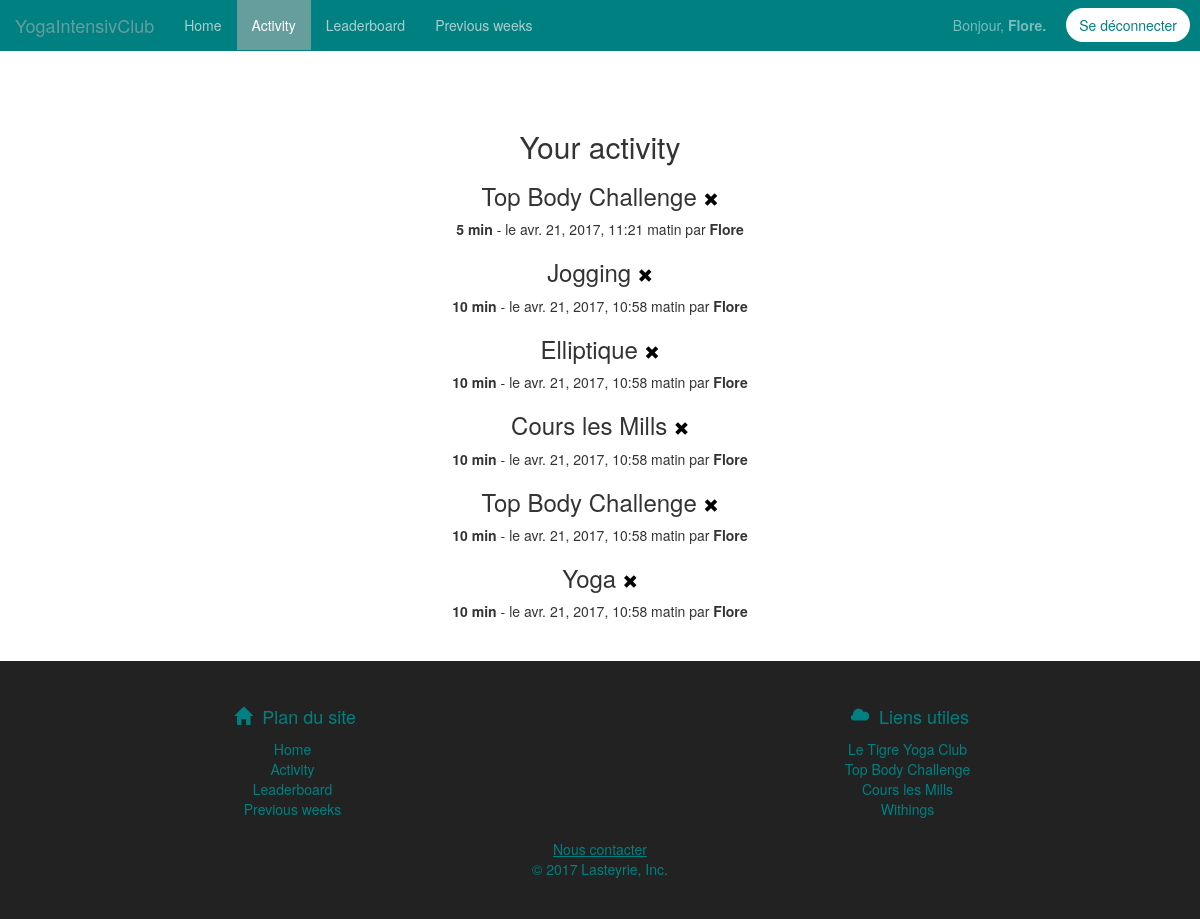
Screenshot of /activity/ (signed in) with the database file from the repository.
### yoga/models.py (models this page shows)
class Activity(models.Model):
    SPORTS = [("Yoga", "Yoga"),
              ("Top Body Challenge", "Top Body Challenge"),
              ("Cours les Mills", "Cours les Mills"),
              ("Elliptique", "Elliptique"),
              ("Jogging", "Jogging")]
    sport = models.CharField(max_length=10, choices= SPORTS)
    durée = models.IntegerField()
    date = models.DateTimeField(auto_now_add=True, auto_now=False)
    user = models.ForeignKey(User, null = True)

### yoga/views.py (the view)
# urls.py: url(r'^activity/$', views.activity),
def activity(request):
    if not request.user.is_authenticated:
        return redirect("/login")
    activité = Activity.objects.all().order_by("-date")
    return render(request, "activity.html", {'activitées': activité})

### yoga/templates/activity.html (shortened to what this page needs)
{% extends "base.html" %}
{% load static %}
{% block navbar %}
    <li><a href="/">Home</a></li>
    <li class="active"><a href="/activity">Activity</a></li>
    <li><a href="/leaderboard">Leaderboard</a></li>
    <li><a href="/previousweeks">Previous weeks</a></li>
{% endblock %}
{% block content %}
	<div class="col-md-10 col-md-offset-1" style="text-align: center;">
		<br /><br />
		<h2> Your activity </h2>
		{% for activité in activitées %}
			<h3>{{ activité.sport }}
                {%  if request.user == activité.user %}
                    <a href="/suppr_activity/{{ activité.id }}" id="suppr">
                        <span class="glyphicon glyphicon-remove" style="color: black; font-size: 15px;"></span>
                    </a>
                {%  endif %}
            </h3>
            <p><strong>{{  activité.durée }} min</strong> - le {{ activité.date }} par  <strong>{{ activité.user.first_name }}</strong></p>
		{% empty %}
		<p> No activity .. </p>
		{% endfor %}
	</div>
{% endblock %}

### yoga/templates/base.html (shortened to what this page needs)
<!DOCTYPE html>
{% load static %}
<html lang="fr">
	<head>
		<link href="{% static 'css/bootstrap.min.css' %}" rel="stylesheet">
		<link href="{% static 'css/yoga.css' %}" rel="stylesheet">
	</head>
	<body>
        <nav class="navbar navbar-fixed-top">
            <div class="container-fluid">
                <div class="navbar-header">
                  <a class="navbar-brand" href="/">YogaIntensivClub</a>
                </div>
                <div id="navbar" class="collapse navbar-collapse">
                    <ul class="nav navbar-nav col-md-6">
                        {% block navbar %}{% endblock %}
                    </ul>
                <div class="navbar-right">
                            <p class="navbar-text" style="color : #78bcbc">Bonjour, <strong>{{ user.first_name }}.</strong></p>
                            <a href="/logout"><button type="button" class="btn btn-custom1 navbar-btn" style="margin-right: 10px;" name="logout">Se déconnecter</button></a>
                </div>
                </div>
            </div>
        </nav>
        <div class="container">
            {% block content %} {% endblock %}
        </div>
        <footer>
                <div class="row">
                    <div class="col-sm-6">
                        <center>
                          <h4 class="footertext" style="color: teal;"><span class="glyphicon glyphicon-home " style="margin: 5px;"></span> <a>Plan du site</a></h4>
                          <p class="footertext">
                            <a href="/">Home</a><br>
                            <a href="/activity">Activity</a><br>
                            <a href="/leaderboard">Leaderboard</a><br>
                            <a href="/previousweeks">Previous weeks</a><br>
                          </p>
                        </center>
                    </div>
                    <div class="col-sm-6">
                        <center>
                         <h4 class="footertext" style="color: teal;"><span class="glyphicon glyphicon-cloud" style="margin: 5px; "></span> <a>Liens utiles</a></h4>
                          <p class="footertext">
                            <a href="http://tigre-yoga.com/">Le Tigre Yoga Club</a><br>
                            <a href="https://soniatlev.fr/produit/top-body-challenge-version-francaise/">Top Body Challenge</a><br>
                            <a href="http://w3.lesmills.com/france/fr/">Cours les Mills</a><br>
                            <a href="https://www.withings.com/fr/fr/">Withings</a><br>
                          </p>
                        </center>
                    </div>
                </div>
                <div class="row">
                    <p><center><a href="#" style="text-decoration: underline;">Nous contacter</a> <p class="footertext" style="color: teal;">&copy; 2017 Lasteyrie, Inc.</p></center></p>
                </div>
            </footer>
    </body>
</html>

### yoga/static/css/yoga.css (style rules this page uses)
html, body { overflow-x: hidden; }
body { padding-top: 70px; }
footer { padding: 30px 0; bottom: 0; width: 100%; height: 10%; background: #222222; margin-top:30px; color: teal; }
footer a { color: teal; }
.btn-custom1 { background-color: white; color: teal; margin:5px; margin-top: 8px; border-radius: 20px; }
.navbar { background-color: teal; }
.navbar .navbar-brand { color: white; }
.navbar .navbar-nav > li > a { color: #abcece; }
.navbar .navbar-nav > .active > a, .navbar .navbar-nav > .active > a:hover, .navbar .navbar-nav > .active > a:focus { color: white; background-color: #669e9e; }

### rows the page displays
Activity: sport "Top Body Challenge", durée "5", date "avr. 21, 2017, 11:21 matin", user.first_name "Flore"
Activity: sport "Jogging", durée "10", date "avr. 21, 2017, 10:58 matin", user.first_name "Flore"
Activity: sport "Elliptique", durée "10", date "avr. 21, 2017, 10:58 matin", user.first_name "Flore"
Activity: sport "Cours les Mills", durée "10", date "avr. 21, 2017, 10:58 matin", user.first_name "Flore"
Activity: sport "Top Body Challenge", durée "10", date "avr. 21, 2017, 10:58 matin", user.first_name "Flore"
Activity: sport "Yoga", durée "10", date "avr. 21, 2017, 10:58 matin", user.first_name "Flore"

### other values shown
{{ user.first_name }} "Flore"
